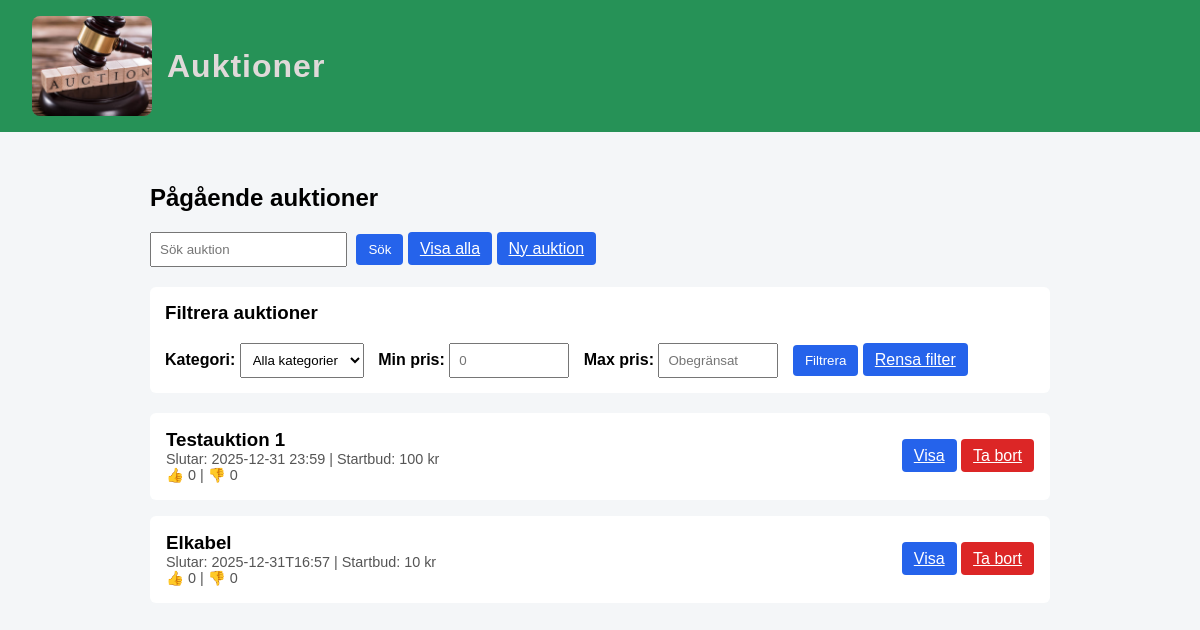
The page / on the database its author committed.
### tables this page shows
CREATE TABLE auctions (
    id INTEGER PRIMARY KEY AUTOINCREMENT,
    title TEXT NOT NULL,
    description TEXT NOT NULL,
    starting_bid REAL NOT NULL,
    end_datetime TEXT NOT NULL,
    category TEXT DEFAULT 'Övrigt',
    likes INTEGER DEFAULT 0,
    dislikes INTEGER DEFAULT 0
);

### myblueprints/auctions/auctions_routes.py (the view, shortened to what this page needs)
@auctions_bp.route("/")
def index():
    keyword = request.args.get("q")
    show_all = request.args.get("show_all")
    category = request.args.get("category")
    min_price = request.args.get("min_price")
    max_price = request.args.get("max_price")
    if keyword:
        auctions = AuctionRepository.search(keyword)
    elif show_all:
        auctions = AuctionRepository.get_all()
    else:
        auctions = AuctionRepository.get_active()
    categories = AuctionRepository.get_all_categories()
    return render_template(
        "auction_list.html",
        auctions=auctions,
        keyword=keyword,
        show_all=show_all,
        categories=categories,
        selected_category=category,
        min_price=min_price,
        max_price=max_price
    )

### database.py (called while the page is built)
def get_db():
    if "db" not in g:
        g.db = sqlite3.connect(DATABASE)
        g.db.row_factory = sqlite3.Row
    return g.db

### dbrepositories/auction_repository.py (called while the page is built)
    @staticmethod
    def get_active():
        return get_db().execute(
            """
            SELECT * FROM auctions
            WHERE datetime(end_datetime) > datetime('now')
            ORDER BY end_datetime ASC
            """
        ).fetchall()

    @staticmethod
    def get_all_categories():
        result = get_db().execute(
            "SELECT DISTINCT category FROM auctions WHERE category IS NOT NULL ORDER BY category"
        ).fetchall()
        return [row['category'] for row in result]

### templates/auction_list.html (shortened to what this page needs)
{% extends "base.html" %}
{% block content %}
<h2>{% if show_all %}Alla auktioner{% else %}Pågående auktioner{% endif %}</h2>
<form method="get" action="/" style="margin-bottom: 20px;">
    <input name="q" placeholder="Sök auktion" value="{{ keyword or '' }}" style="padding: 8px; margin-right: 5px;">
    <button type="submit">Sök</button>
    {% if show_all %}
        <a class="btn" href="/">Visa endast pågående</a>
    {% else %}
        <a class="btn" href="/?show_all=1">Visa alla</a>
    {% endif %}
    <a class="btn" href="/admin/create">Ny auktion</a>
</form>
<div style="background: #fff; padding: 15px; border-radius: 6px; margin-bottom: 20px;">
    <h3 style="margin-top: 0;">Filtrera auktioner</h3>
    <form method="get" action="/">
        <label for="category"><strong>Kategori:</strong></label>
        <select name="category" id="category" style="padding: 8px; margin-right: 10px;">
            <option value="">Alla kategorier</option>
        </select>
        <label for="min_price"><strong>Min pris:</strong></label>
        <input type="number" name="min_price" id="min_price" placeholder="0" value="{{ min_price or '' }}" style="width: 100px; padding: 8px; margin-right: 10px;">
        <label for="max_price"><strong>Max pris:</strong></label>
        <input type="number" name="max_price" id="max_price" placeholder="Obegränsat" value="{{ max_price or '' }}" style="width: 100px; padding: 8px; margin-right: 10px;">
        <button type="submit">Filtrera</button>
        <a href="/" class="btn">Rensa filter</a>
    </form>
</div>
{% for auction in auctions %}
<div class="auction-card">
    <div>
        <h3>{{ auction.title }}</h3>
        <div class="auction-meta">
            Slutar: {{ auction.end_datetime }} | Startbud: {{ auction.starting_bid|int }} kr<br>
            👍 {{ auction.likes }} | 👎 {{ auction.dislikes }}
        </div>
    </div>
    <div>
        <a class="btn" href="/auction/{{ auction.id }}">Visa</a>
        <a class="btn btn-danger"
           href="/admin/delete/{{ auction.id }}"
           onclick="return confirm('Ta bort auktion?')">
           Ta bort
        </a>
    </div>
</div>
{% else %}
<p>Inga auktioner hittades.</p>
{% endfor %}
{% endblock %}

### static/style.css (style rules this page uses)
body { font-family: Arial, sans-serif; background: #f4f6f8; margin: 0; padding: 0; }
.auction-card { background: white; padding: 1rem; margin-bottom: 1rem; border-radius: 6px; display: flex; justify-content: space-between; align-items: center; }
.auction-card h3 { margin: 0; }
.auction-meta { font-size: 0.9rem; color: #555; }
button, .btn { background: #2563eb; color: white; border: none; padding: 8px 12px; border-radius: 4px; cursor: pointer; }
.btn-danger { background: #dc2626; }
input { padding: 8px; margin-right: 5px; }

### rows shown on the page
auctions: title "Testauktion 1", end_datetime "2025-12-31 23:59", starting_bid "100", likes "0", dislikes "0"
auctions: title "Elkabel", end_datetime "2025-12-31T16:57", starting_bid "10", likes "0", dislikes "0"
